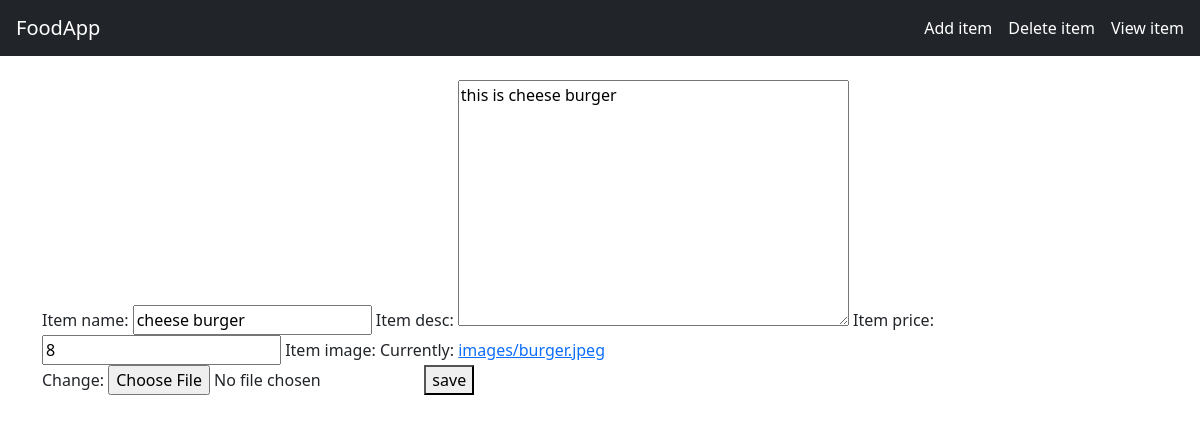
The page /food/update/4/ on the database its author committed.
### food/models.py (models this page shows, shortened)
class Item(models.Model):
    item_name = models.CharField(max_length=200)
    item_desc = models.TextField()
    item_price = models.IntegerField()
    item_image = models.ImageField(upload_to='images/', default='images/pl.png')

### food/views.py (the view)
# urls.py: path('update/<int:id>/',views.update_item,name='update_item'),
def update_item(request,id):
    item = Item.objects.get(id=id)
    forms = ItemForm(request.POST or None, instance=item)
    if forms.is_valid():
        forms.save()
        return redirect('food:index')
    return render(request,'food/item-form.html',{'forms':forms})

### food/forms.py
class ItemForm(forms.ModelForm):
    class Meta:
        model = Item
        fields = ['item_name', 'item_desc', 'item_price', 'item_image']

### food/templates/food/item-form.html (shortened to what this page needs)
{% extends "food/base.html" %}
{% load static %}
    {% block body %}
<form method="POST">
    {{forms}}
    <button type="submit">save</button>
</form>
{% endblock %}

### food/static/food/style.css (style rules this page uses)
body { background-color: rgb(100, 100, 122); }

### rows shown on the page
Item: item_name "cheese burger", item_desc "this is cheese burger", item_price "8"
